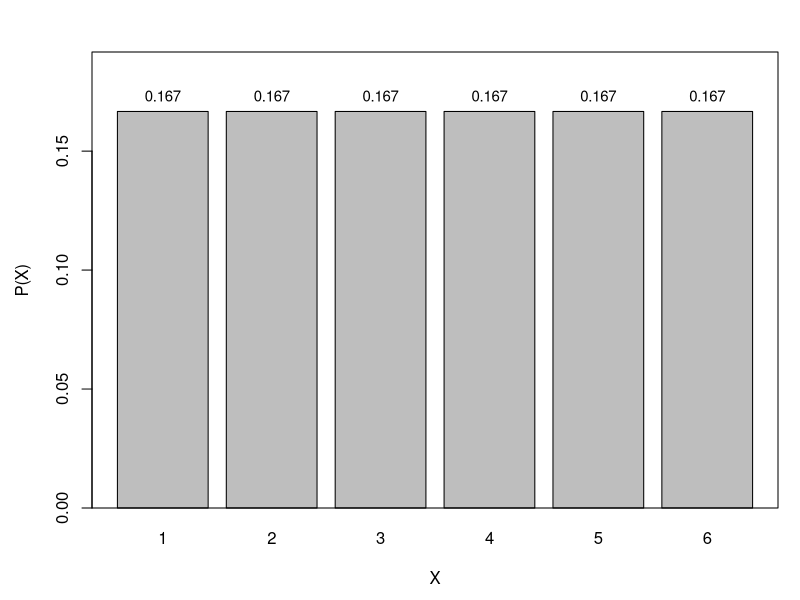
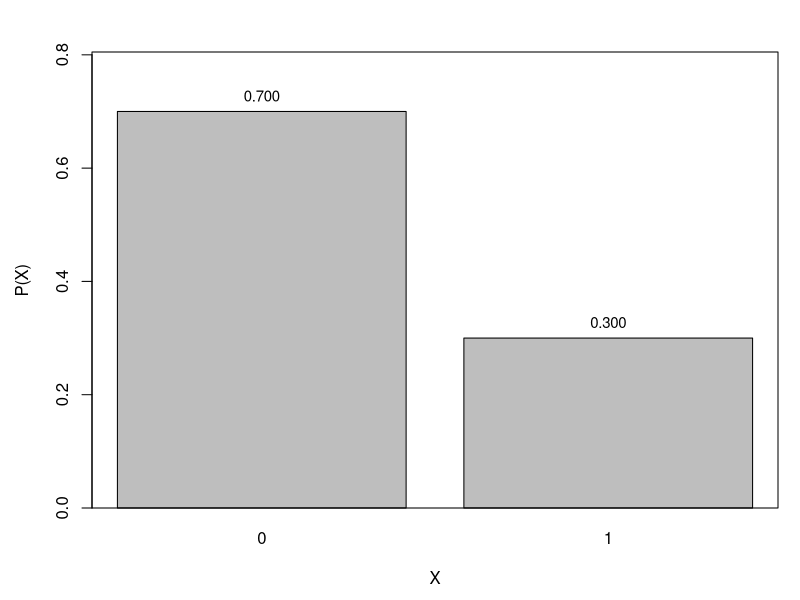
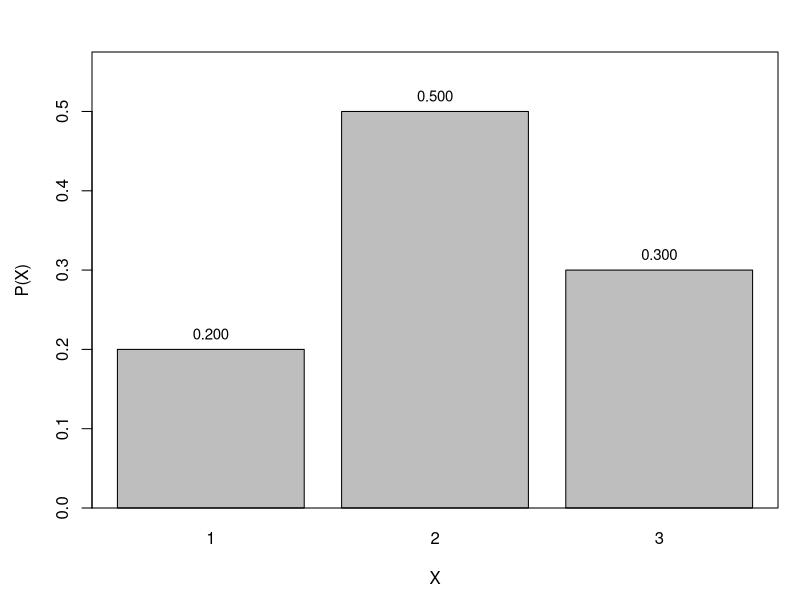

Recreate these plots in R, in order.
## Discrete distribution bar plots (base R)
## - Saves PNGs for easy embedding in WeBWorK
## - Also saves PDFs (vector) for print-quality handouts

# Helper: save a bar plot as PNG
save_barplot_png <- function(filename, x_vals, probs,
                             width = 1200, height = 900, res = 200) {
  stopifnot(length(x_vals) == length(probs), all(probs >= 0), abs(sum(probs) - 1) < 1e-8)
  png(filename, width = width, height = height, res = res)
  par(mar = c(4.5, 4.5, 2.5, 1) + 0.1)
  y_max <- max(probs) * 1.15
  mids <- barplot(height = probs,
                  names.arg = x_vals,
                  ylim = c(0, y_max),
                  xlab = "X",
                  ylab = "P(X)")
  # labels above bars
  text(x = mids, y = probs, labels = format(probs, digits = 3, nsmall = 3),
       pos = 3, cex = 0.9, xpd = TRUE)
  box()
  dev.off()
}


# --- Distributions ----------------------------------------------------------

# A) Die (fair 6-sided)
x_die <- 1:6
p_die <- rep(1/6, 6)

# B) Bernoulli(0.3)   (X in {0,1})
x_bern <- c(0, 1)
p_bern <- c(0.7, 0.3)

# C) Custom 3-outcome: P(1)=0.2, P(2)=0.5, P(3)=0.3
x_cust <- c(1, 2, 3)
p_cust <- c(0.2, 0.5, 0.3)

# --- Save all plots (PNG + PDF) --------------------------------------------

# Die
save_barplot_png("bar_die.png",  x_die,  p_die)

# Bernoulli(0.3)
save_barplot_png("bar_bernoulli03.png", x_bern, p_bern)

# Custom
save_barplot_png("bar_custom.png", x_cust, p_cust)

